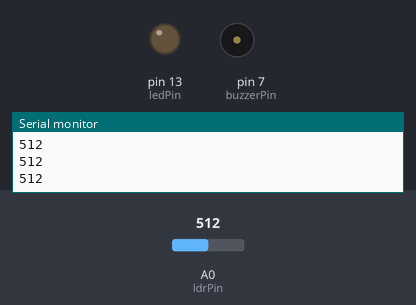
Recording of a sketch running on a simulated Arduino Uno, built with avr-gcc and run on an emulated ATmega328P. On the bench: output pins drawn as LEDs (lit = HIGH), buzzer (waves = sounding, pin HIGH), the last lines printed to the serial monitor. Inputs (shaded band) come from the test bench; at power-on: A0 (ldrPin) = 512.

Above: at 1.2 s.
1.3 s: A0 (ldrPin) set to 785
2.8 s: A0 (ldrPin) set to 812
At 3.3 s:
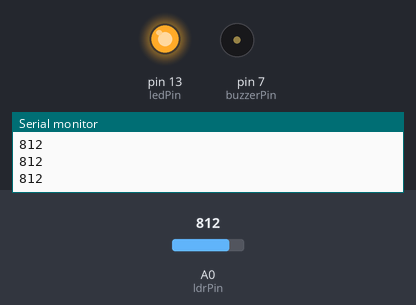
4.3 s: A0 (ldrPin) set to 190
At 4.6 s:
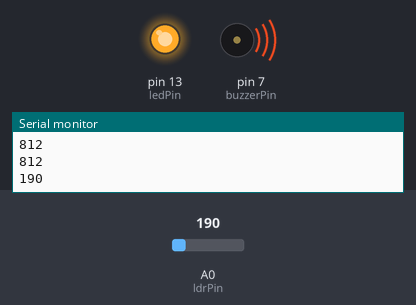
5.8 s: A0 (ldrPin) set to 218
At 7.0 s:
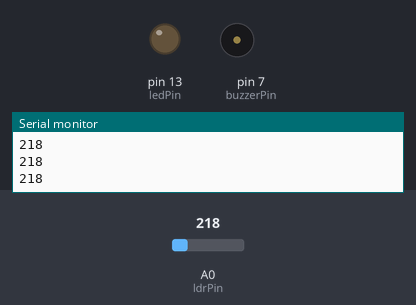
7.3 s: A0 (ldrPin) set to 122
At 8.3 s:
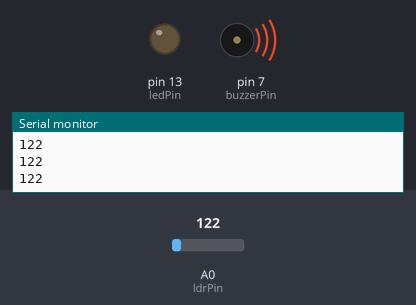
8.8 s: A0 (ldrPin) set to 210
At 9.5 s:
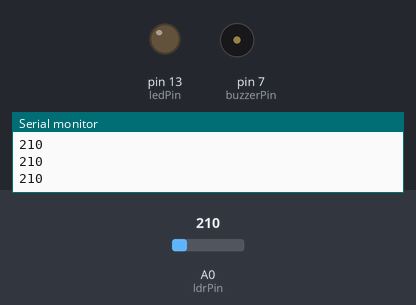
Timing chart, 0 to 11.3 s (numbered marks = the images above; inputs shaded):
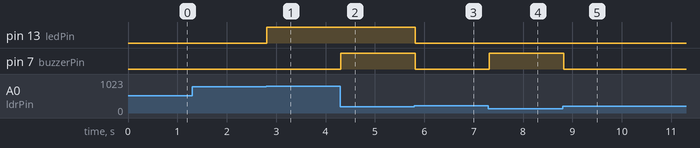

Measured:
- the behaviour switches between 800 and 801 on A0 (ldrPin) (found by bisection; images 0 and 1)
- the behaviour switches between 199 and 200 on A0 (ldrPin) (found by bisection; images 2 and 3)
- after the input at 2.8 s, pin 13 (ledPin): LOW → HIGH at once
- after the input at 4.3 s, pin 7 (buzzerPin): LOW → HIGH at once
- after the input at 5.8 s, pin 13 (ledPin), pin 7 (buzzerPin): HIGH → LOW at once
- after the input at 7.3 s, pin 7 (buzzerPin): LOW → HIGH at once
- after the input at 8.8 s, pin 7 (buzzerPin): HIGH → LOW at once

The sketch:

buzzercode.ino
```cpp
const int ldrPin = A0;
const int ledPin = 13;
const int buzzerPin = 7;

void setup()
{
    pinMode(ledPin, OUTPUT);
    pinMode(buzzerPin, OUTPUT);

    Serial.begin(9600);
}

void loop()
{
    int ldrValue = analogRead(ldrPin);

    Serial.println(ldrValue); // View readings in Serial Monitor


    if (ldrValue>800) // LDR covered dark
    {
        digitalWrite(ledPin,HIGH);

    }
    else if(ldrValue<200) // LDR exposed to light
    {
        digitalWrite(buzzerPin, HIGH);
        delay(200);

    }
    else{ //LDR exposed to torch
        digitalWrite(ledPin, LOW);
        digitalWrite(buzzerPin, LOW);

    }

    delay(100);
}
```
